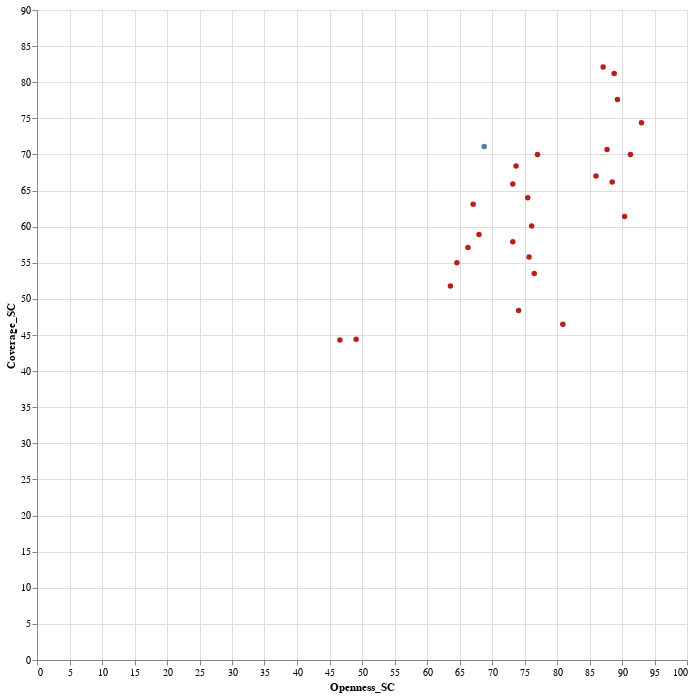

The notebook cell this image was saved under:
### Code cell
# Scatter Plot
hover = alt.selection_single(on='mouseover')
points_layered = alt.Chart(odin_data).mark_point(filled=True).encode(
    x='Openness_SC:Q',
    y='Coverage_SC:Q',
    color=alt.condition( alt.datum.Deviation > 0, alt.value("#4682b4"),alt.value("#b91f13")),
    opacity = alt.condition(hover, alt.value(1.0), alt.value(0.2)),
    #color=alt.condition(selection, alt.Color('Deviation_norm:N', scale=alt.Scale(range=['red', 'blue'])), alt.ColorValue('gray')),
    tooltip=['Country', 'Overall score', 'Coverage_SC', 'Openness_SC'],
).transform_filter(
    (datum.Data_categories == 'All Categories')
).add_selection(
    hover
).properties(
    width=650,
    height=650
)
points_layered

### Figure 1 — Vega-Lite specification as saved in the notebook (floating-point values rounded to 4 significant figures; data arrays with more than 128 entries replaced by an {"elided": "..."} marker saying what was removed)
{"config": {"view": {"continuousWidth": 400, "continuousHeight": 300}}, "data": {"name": "data-c4d084cb66334cc56accfb25300fc715"}, "mark": {"type": "point", "filled": true}, "encoding": {"color": {"condition": {"value": "#4682b4", "test": "(datum.Deviation > 0)"}, "value": "#b91f13"}, "opacity": {"condition": {"value": 1.0, "selection": "selector046"}, "value": 0.2}, "tooltip": [{"type": "nominal", "field": "Country"}, {"type": "quantitative", "field": "Overall score"}, {"type": "quantitative", "field": "Coverage_SC"}, {"type": "quantitative", "field": "Openness_SC"}], "x": {"type": "quantitative", "field": "Openness_SC"}, "y": {"type": "quantitative", "field": "Coverage_SC"}}, "height": 650, "selection": {"selector046": {"type": "single", "on": "mouseover"}}, "transform": [{"filter": "(datum.Data_categories === 'All Categories')"}], "width": 650, "$schema": "https://vega.github.io/schema/vega-lite/v4.8.1.json", "datasets": {"data-c4d084cb66334cc56accfb25300fc715": {"elided": "702 records"}}}
